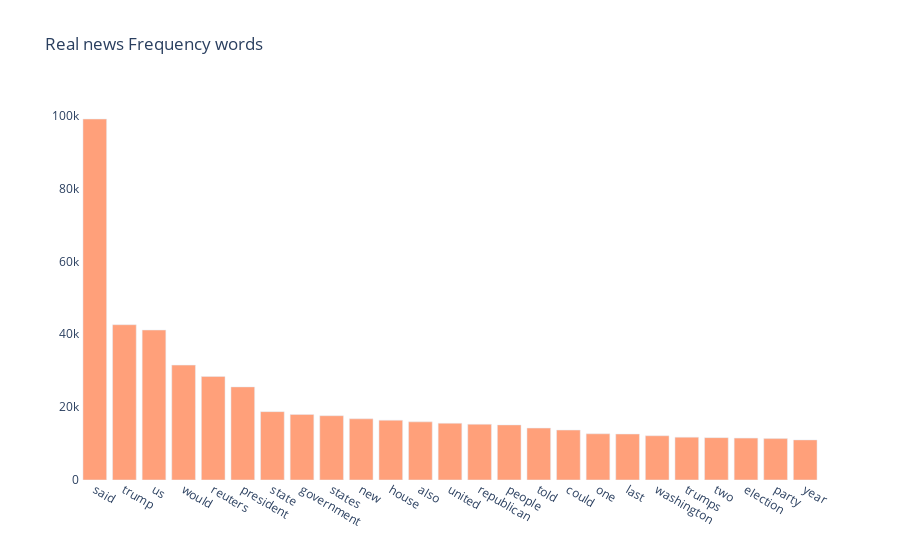

Notebook cell for this chart:
### Code cell
new_list_words = [ seq[0] for seq in list_true ]
new_list_values = [ seq[1] for seq in list_true ]

fig = go.Figure()
fig.add_trace(go.Bar(y=new_list_values, 
                         x=new_list_words, 
                        marker_color='lightsalmon'
))
fig.update_layout({
        'plot_bgcolor': 'rgba(0, 0, 0, 0)',
        'paper_bgcolor': 'rgba(0, 0, 0, 0)',
        'title': 'Real news Frequency words'
})
fig.show()

### Figure 1 — Plotly figure (JSON) as saved in the notebook; plotly's stock layout.template omitted (floating-point values rounded to 4 significant figures)
{"data": [{"marker": {"color": "lightsalmon"}, "type": "bar", "x": ["said", "trump", "us", "would", "reuters", "president", "state", "government", "states", "new", "house", "also", "united", "republican", "people", "told", "could", "one", "last", "washington", "trumps", "two", "election", "party", "year"], "y": [99039, 42602, 41148, 31520, 28404, 25548, 18757, 17980, 17639, 16786, 16407, 15952, 15572, 15292, 15117, 14244, 13705, 12678, 12614, 12143, 11751, 11624, 11504, 11356, 11008]}], "layout": {"paper_bgcolor": "rgba(0, 0, 0, 0)", "plot_bgcolor": "rgba(0, 0, 0, 0)", "title": {"text": "Real news Frequency words"}}}
